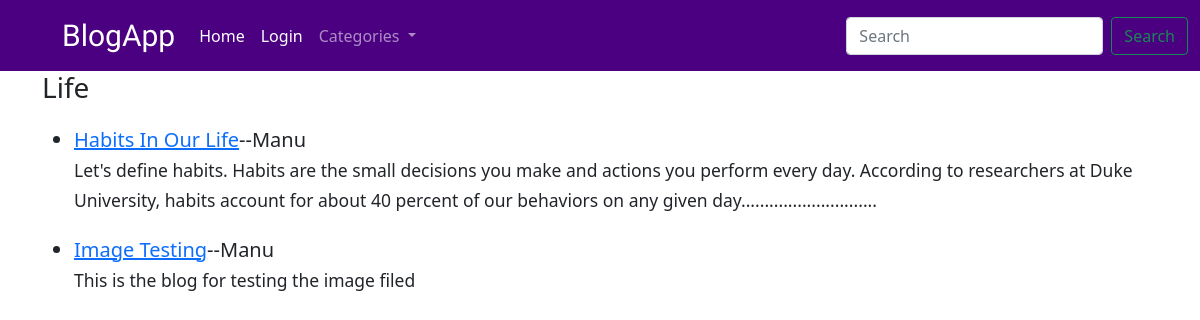
The page /categories/life on the database its author committed.
### blogsite/models.py (models this page shows, shortened)
class Post(models.Model):
    title = models.CharField(max_length=200)
    title_tag = models.CharField(max_length=200)
    author = models.ForeignKey(User, on_delete=models.CASCADE)
    body = RichTextField(null=True, blank=True)
    posted = models.DateTimeField(auto_now_add=True)
    category = models.CharField(max_length=200, default='none')
    snippets = models.CharField(max_length=300)
    likes = models.ManyToManyField(User, related_name='blog_post')
    images = models.ImageField(null=True, blank=True, upload_to='images/')
    """
        @property
        def imageURL(self):
            try:
                url = self.images.url
            except:
                url = ''

            return url
    """

### blogsite/views.py (the view)
# urls.py: path('categories/<str:cats>', categoryView, name='categories'),
def categoryView(request, cats):
    category_post = Post.objects.filter(category=cats.replace('-', ' '))
    category = Category.objects.all()
    return render(request, 'blogsite/catView.html', {'category_post': category_post, 'cats': cats.replace('-', ' '),
                                                     'category': category})

### blogsite/models.py (called while the page is built)
    def __str__(self):
        return self.name

### templates/blogsite/catView.html (shortened to what this page needs)
<!doctype html>
<html lang="en">
<head>
    <link href="https://cdn.jsdelivr.net/npm/bootstrap@5.1.1/dist/css/bootstrap.min.css" rel="stylesheet">
</head>
<body>
<nav class="navbar navbar-expand-lg navbar-dark " style="background-color: indigo;">
  <div class="container-fluid" style="margin-left: 50px;">
    <a class="navbar-brand" href="{% url 'blogs' %}" style="font-family: 'Birthstone', cursive; font-size: 30px;">BlogApp</a>
    <div class="collapse navbar-collapse" id="navbarSupportedContent">
      <ul class="navbar-nav me-auto mb-2 mb-lg-0">
        <li class="nav-item">
          <a class="nav-link active" aria-current="page" href="{% url 'blogs'%}">Home</a>
        </li>
        {% if request.user.is_authenticated%}
            <li class="nav-item dropdown">
                <a class="nav-link dropdown-toggle" href="#" id="navbarDropdown" role="button" data-bs-toggle="dropdown" aria-expanded="false">
                      {{request.user|title}}
                </a>
                <ul class="dropdown-menu" aria-labelledby="navbarDropdown">
                    <li><a class="dropdown-item" href="{% url 'edit_profile' %}">Profile</a></li>
                    <li><a class="dropdown-item" href="{% url 'add_post' %}">Create Blog</a></li>
                    <li><a class="dropdown-item" href="{% url 'add_category' %}">Add Category</a></li>
                    <li><hr class="dropdown-divider"></li>
                    <li><a class="dropdown-item" href="{% url 'logout' %}">Logout</a></li>
                </ul>
            </li>
        {% else %}
            <li class="nav-item">
                <a class="nav-link active" aria-current="page" href="{% url 'login'%}">Login</a>
            </li>
        {% endif %}
        <li class="nav-item dropdown">
            <a class="nav-link dropdown-toggle" href="#" id="navbarDropdown2" role="button" data-bs-toggle="dropdown" aria-expanded="false">
                  Categories
            </a>
        </li>
      </ul>
      <form class="d-flex">
        <input class="form-control me-2" type="search" placeholder="Search" aria-label="Search">
        <button class="btn btn-outline-success" type="submit">Search</button>
      </form>
    </div>
  </div>
</nav>
 <div class="container">
     <h3>{{cats|title}}</h3>
     <ul>
         {% for post in category_post %}
            <li style="font-size: 20px; margin-top: 20px;">
                <a href="{% url 'blog' post.id %}">{{post.title|title}}</a>--{{post.author.first_name|title}}
                <br>
                <small>{{post.snippets}}</small>
            </li>
        {% empty %}
            <li>No blogs available</li>
        {% endfor %}
     </ul>
 </div>
</body>
<script src="https://cdn.jsdelivr.net/npm/bootstrap@5.1.1/dist/js/bootstrap.bundle.min.js"></script></body>
</html>

### rows shown on the page
Post: title "Habits In Our Life", author.first_name "Manu", snippets "Let's define habits. Habits are the small decisions you make and actions you perform every day. According to researchers at Duke University, habits account for about 40 percent of our behaviors on any given day............................."
Post: title "Image Testing", author.first_name "Manu", snippets "This is the blog for testing the image filed"

### other values the page prints
{{ cats|title }} "Life"
